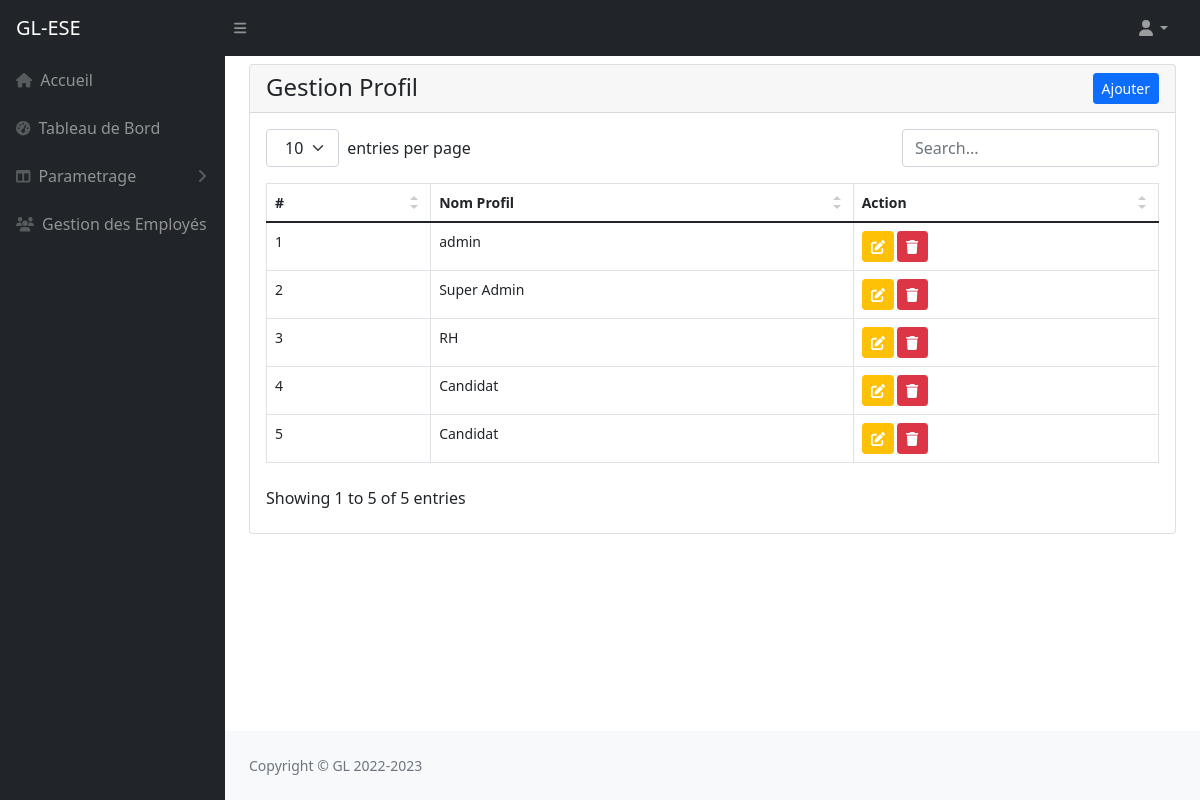
The app's page /?page=gestionProfil (signed in) with its own data.
### tables this page shows
CREATE TABLE `profil` (
  `idProfil` int(11) NOT NULL,
  `nomProfil` varchar(255) NOT NULL
);

### models/profilModel.php (called while the page is built, shortened)
<?php
    require_once("bd.php");
    function getProfils(){
        global $connexion;
        $sql="SELECT * FROM profil";
        return $connexion->query($sql)->fetchAll();
    }
?>

### pages/gestionProfil.php (the view, shortened to what this page needs)
<div class="card">
    <div class="card-header">
        <span class="h4">Gestion Profil </span>
        <button class="btn btn-sm btn-primary float-end" data-bs-toggle="modal" data-bs-target="#exampleModalP">Ajouter</button>
    </div>
    <div class="card-body">
        <table id="datatablesSimple">
            <thead>
                <tr>
                    <th>#</th>
                    <th>Nom Profil</th>
                    <th>Action</th>
                </tr>
            </thead>
            <tbody>
                <?php foreach($listeProfil as $key => $profil){ ?>
                    <tr>
                        <td><?= $key+1 ?></td>
                        <td><?= $profil['nomProfil']?></td>
                        <td>
                            <button class="btn btn-sm btn-warning text-white"> <i class="fas fa-edit"></i></button>
                            <button class="btn btn-sm btn-danger text-white"><i class="fas fa-trash"></i></button>
                        </td>
                    </tr>
                <?php } ?>
            </tbody>
        </table>
    </div>

### public/css/datatable.css (style rules this page uses)
.dataTable-table { max-width: 100%; width: 100%; border-spacing: 0; border-collapse: separate; }
.dataTable-table > tbody > tr > td, .dataTable-table > tbody > tr > th, .dataTable-table > tfoot > tr > td, .dataTable-table > tfoot > tr > th, .dataTable-table > thead > tr > td, .dataTable-table > thead > tr > th { vertical-align: top; padding: 8px 10px; }
.dataTable-table > thead > tr > th { vertical-align: bottom; text-align: left; border-bottom: 1px solid #d9d9d9; }
.dataTable-table th { vertical-align: bottom; text-align: left; }

### records on screen
profil: nomProfil "admin"
profil: nomProfil "Super Admin"
profil: nomProfil "RH"
profil: nomProfil "Candidat"
profil: nomProfil "Candidat"
